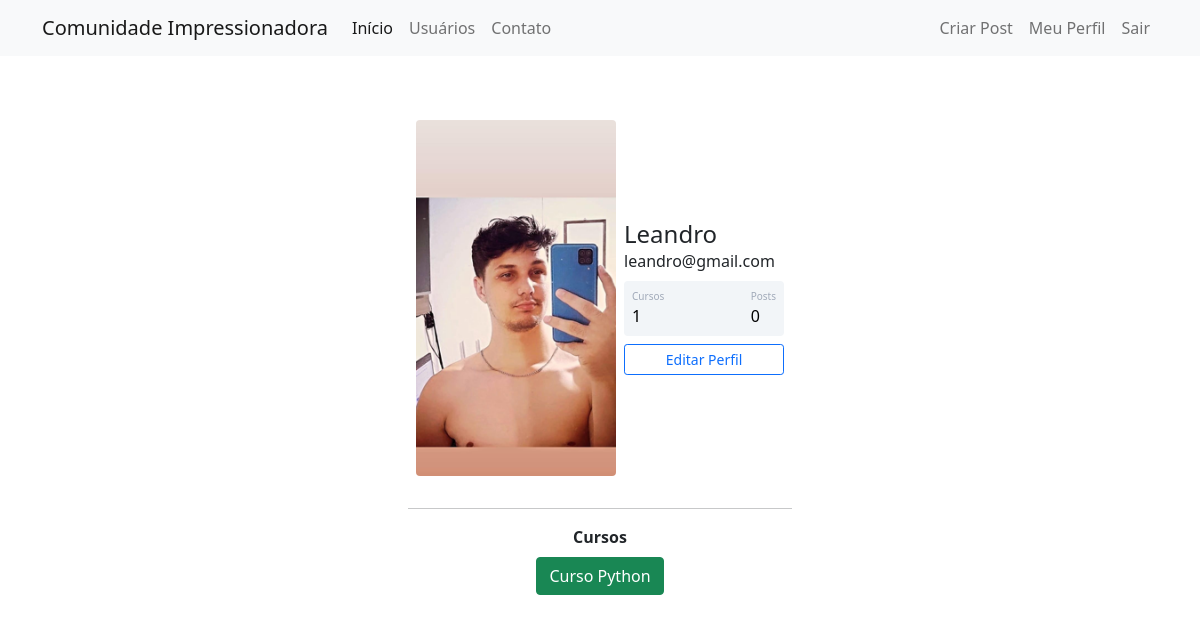
Screenshot of /perfil (signed in) with the database file from the repository.
### sitecomunidade/models.py (models this page shows)
class Usuario(database.Model, UserMixin):
    id = database.Column(database.Integer, primary_key=True)
    username = database.Column(database.String, nullable=False)
    email = database.Column(database.String, nullable=False, unique=True)
    senha = database.Column(database.String, nullable=False)
    foto_perfil = database.Column(database.String, default='default.jpg')
    posts = database.relationship('Post', backref='autor', lazy=True)
    cursos = database.Column(database.String, nullable=False, default='Não informado')

### sitecomunidade/routes.py (the view)
@app.route('/perfil')
@login_required
def perfil():
    foto_perfil = url_for('static', filename=f'fotos_perfil/{current_user.foto_perfil}')
    return render_template('perfil.html', foto_perfil=foto_perfil)

### sitecomunidade/models.py (called while the page is built)
@login_manager.user_loader
def load_usuario(id_usuario):
    return Usuario.query.get(int(id_usuario))

### sitecomunidade/templates/perfil.html (shortened to what this page needs)
{% extends 'base.html' %}
{% block body %}
<div class="container mt-5 d-flex justify-content-center">
            <div class="card p-3">
                <div class="d-flex align-items-center">
                    <div class="image pe-2"> <img src="{{ foto_perfil }}" class="rounded" width="200" >
                </div>
                <div class="ml-3 w-100">
                   <h4 class="mb-0 mt-0">{{ (current_user.username).title()}}</h4><span>{{ (current_user.email).lower() }}</span>
                   <div class="p-2 mt-2 bg-primary d-flex justify-content-between rounded text-white stats">
                       {% if 'Não informado' in current_user.cursos %}
                            <div class="d-flex flex-column"> <span class="articles">Cursos</span> <span class="number1">0</span> </div>
                       {% else %}
                            <div class="d-flex flex-column"> <span class="articles">Cursos</span> <span class="number1">{{current_user.cursos.count(';') +1}}</span> </div>
                       {% endif %}
                    <div class="d-flex flex-column"><span class="rating">Posts</span><span class="number3">0</span></div>
                   </div>
                   <div class="button mt-2 d-flex flex-row align-items-center">
                       <a class="w-100" href="{{url_for('editar_perfil')}}">
                    <button class="btn btn-sm btn-outline-primary w-100" >Editar Perfil</button>
                       </a>
                   </div>
                </div>
                </div>
            </div>
         </div>
<div class="row justify-content-center">
    <div class="col col-4" style="text-align: center" >
        <hr>
        <strong>Cursos</strong><br>
        {% for curso in  current_user.cursos.split(';') %}
            <button type="button" class="btn btn-success mt-2" disable >{{ curso }}</button>
        {%endfor%}
    </div>
</div>
{% endblock %}

### sitecomunidade/static/main.css (style rules this page uses)
.card { width: 400px; border: none; border-radius: 10px; background-color: #fff; }
.stats { background: #f2f5f8 !important; color: #000 !important; }
.articles { font-size:10px; color: #a1aab9; }
.number1 { font-weight:500; }
.rating { font-size:10px; color: #a1aab9; }
.number3 { font-weight:500; }

### rows the page displays
Usuario: username "Leandro", email "leandro@gmail.com", cursos "1", cursos "Curso Python"
